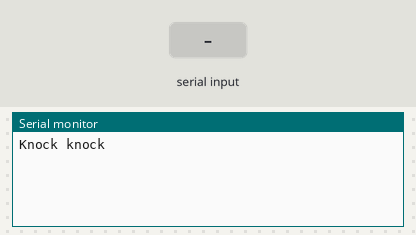
The sketch below on a simulated Arduino Uno, built with avr-gcc and run on an emulated ATmega328P. On the bench: the last lines printed to the serial monitor. The inputs (shaded band) are chosen by the test bench.

Above: at 1.2 s.
1.3 s: "Whos there" received over Serial
At 3.5 s:
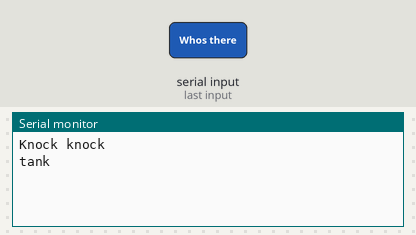
3.8 s: "Tank who" received over Serial
At 5.9 s:
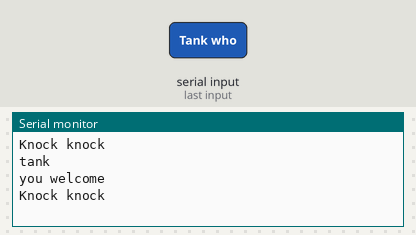

Measured:
- after the input at 1.3 s, the serial monitor: prints a new line after 1.0 s (image 1)
- after the input at 3.8 s, the serial monitor: prints a new line after 1.0 s (image 2)

The sketch:

2.ino
```cpp
String thing;
int age;

void setup()
{
  Serial.begin(9600);
}

void loop()
{
  Serial.println("Knock knock");
  while (Serial.available() == 0)
  {
  }
  thing = Serial.readString();
  if (thing == "Whos there" || "whos there")
  {
    Serial.println("tank");
  }
  else
  {
    Serial.println("your not dioing it right!!");
  }

  while (Serial.available() == 0)
  {
  }
  thing = Serial.readString();
  if (thing == "Tank who" || "tank who")
  {
    Serial.println("you welcome");
  }
  else
  {
    Serial.println("your not dioing it right!!");
  }
}
```
